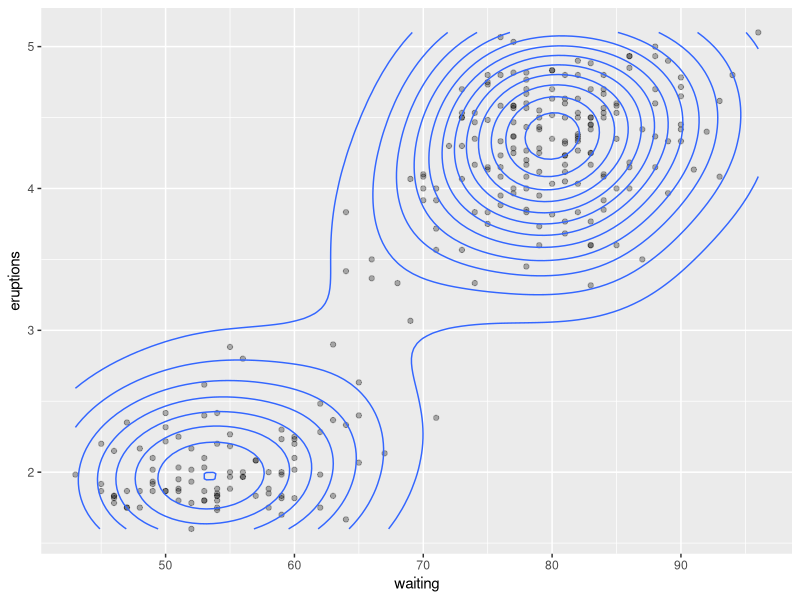
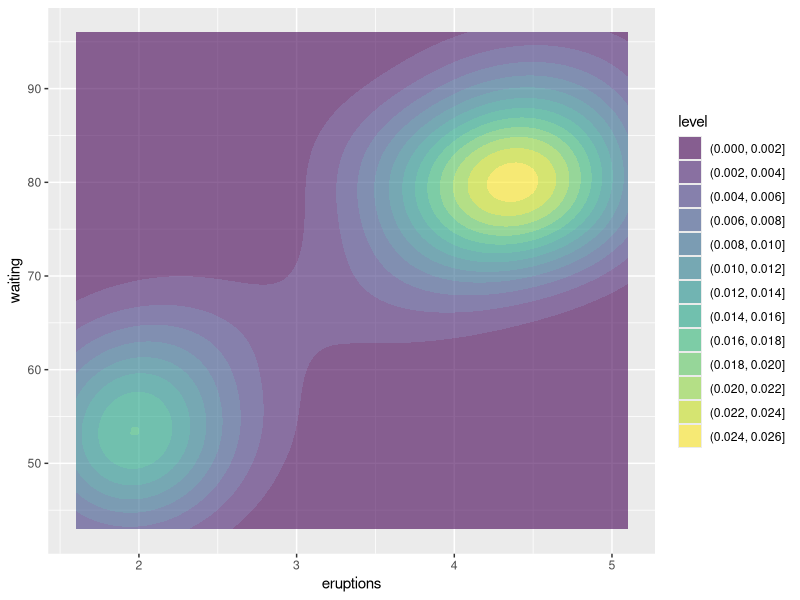
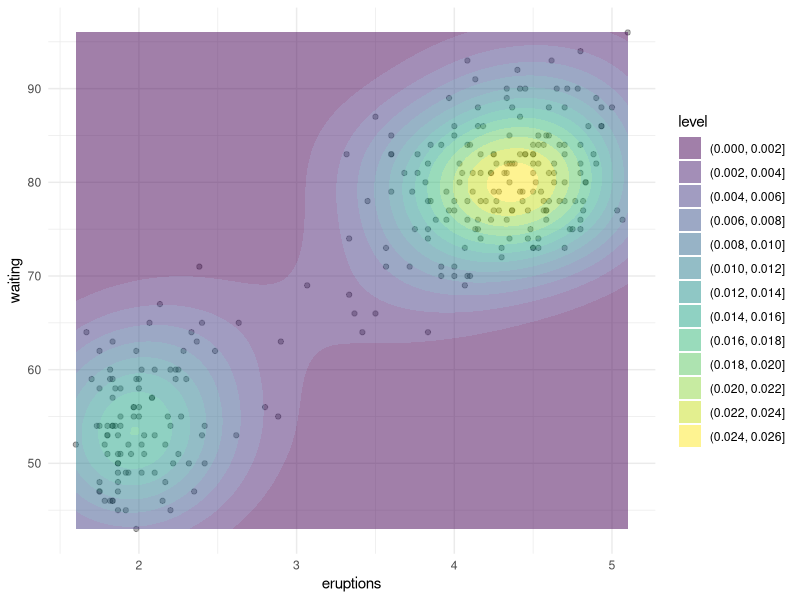
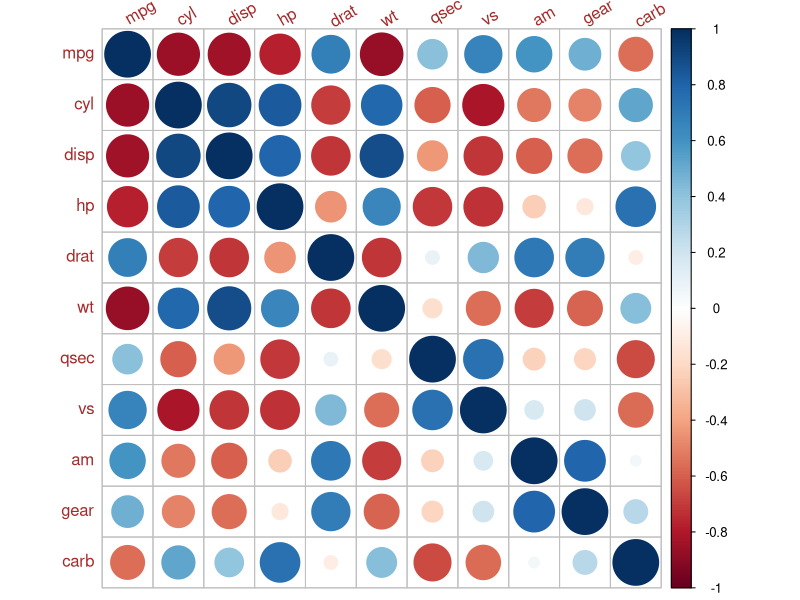

Here is the R script that generated these plots, in order:
## ---- chunk 1
#| echo: false
library(fontawesome)
library(ggplot2)
library(MASS)
## ---- chunk 2
if (!require('ggplot2')) {
  install.packages('ggplot2')
}
## ---- chunk 3
ggplot(faithful, aes(x = waiting, y = eruptions)) +
  # Add Data Points for Context
  geom_point(alpha = 0.3) +
  geom_density_2d()
## ---- chunk 4
ggplot(faithful, aes(x = eruptions, y = waiting)) + 
  geom_density_2d_filled(alpha = 0.6) 
## ---- chunk 5
ggplot(faithful, aes(x = eruptions, y = waiting)) +
  geom_point(alpha = 0.3) +
  geom_density_2d_filled(alpha = 0.5) +
  theme_minimal()
## ---- chunk 6
# install.packages('corrplot')
library(corrplot)

data(mtcars)
corr <- cor(mtcars)
corrplot(corr, tl.col = "brown", tl.srt = 30, bg = "white", type = "full")
